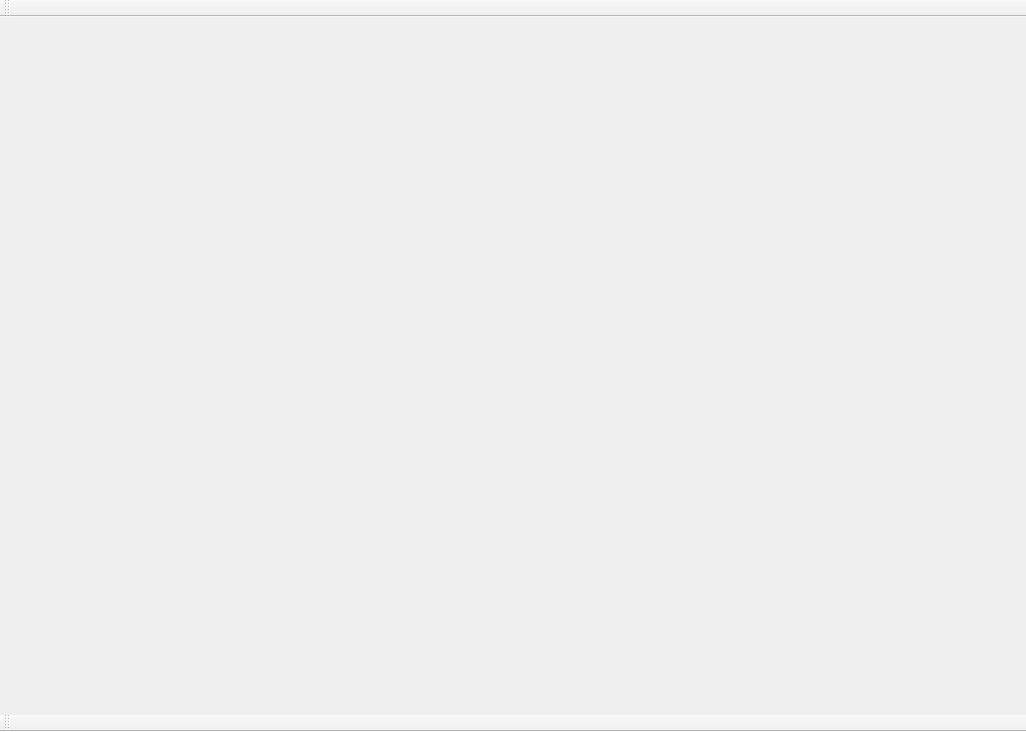
<?xml version="1.0" encoding="UTF-8"?>
<ui version="4.0">
 <class>wasm</class>
 <widget class="QMainWindow" name="wasm">
  <property name="geometry">
   <rect>
    <x>0</x>
    <y>0</y>
    <width>1026</width>
    <height>732</height>
   </rect>
  </property>
  <property name="windowTitle">
   <string>MainWindow</string>
  </property>
  <widget class="QWidget" name="centralwidget">
   <layout class="QVBoxLayout" name="verticalLayout_2">
    <property name="leftMargin">
     <number>0</number>
    </property>
    <property name="topMargin">
     <number>0</number>
    </property>
    <property name="rightMargin">
     <number>0</number>
    </property>
    <property name="bottomMargin">
     <number>0</number>
    </property>
    <item>
     <widget class="QScrollArea" name="scrollArea">
      <property name="frameShape">
       <enum>QFrame::NoFrame</enum>
      </property>
      <property name="frameShadow">
       <enum>QFrame::Plain</enum>
      </property>
      <property name="lineWidth">
       <number>0</number>
      </property>
      <property name="widgetResizable">
       <bool>true</bool>
      </property>
      <widget class="QWidget" name="scrollAreaWidgetContents">
       <property name="geometry">
        <rect>
         <x>0</x>
         <y>0</y>
         <width>1012</width>
         <height>3912</height>
        </rect>
       </property>
       <layout class="QVBoxLayout" name="verticalLayout">
        <property name="spacing">
         <number>0</number>
        </property>
        <property name="leftMargin">
         <number>0</number>
        </property>
        <property name="topMargin">
         <number>0</number>
        </property>
        <property name="rightMargin">
         <number>0</number>
        </property>
        <property name="bottomMargin">
         <number>0</number>
        </property>
        <item>
         <widget class="QLabel" name="label">
          <property name="font">
           <font>
            <pointsize>11</pointsize>
           </font>
          </property>
          <property name="contextMenuPolicy">
           <enum>Qt::NoContextMenu</enum>
          </property>
          <property name="lineWidth">
           <number>0</number>
          </property>
          <property name="text">
           <string/>
          </property>
          <property name="pixmap">
           <pixmap resource="res.qrc">:/gfx/Sheet.png</pixmap>
          </property>
         </widget>
        </item>
        <item>
         <widget class="QLabel" name="optLabel">
          <property name="enabled">
           <bool>true</bool>
          </property>
          <property name="lineWidth">
           <number>0</number>
          </property>
          <property name="midLineWidth">
           <number>1</number>
          </property>
          <property name="text">
           <string/>
          </property>
          <property name="pixmap">
           <pixmap resource="res.qrc">:/gfx/Page3.png</pixmap>
          </property>
         </widget>
        </item>
       </layout>
      </widget>
     </widget>
    </item>
   </layout>
  </widget>
  <widget class="QToolBar" name="menuBar">
   <property name="windowTitle">
    <string>toolBar</string>
   </property>
   <attribute name="toolBarArea">
    <enum>TopToolBarArea</enum>
   </attribute>
   <attribute name="toolBarBreak">
    <bool>false</bool>
   </attribute>
  </widget>
  <widget class="QToolBar" name="toolBar">
   <property name="windowTitle">
    <string>toolBar_2</string>
   </property>
   <attribute name="toolBarArea">
    <enum>BottomToolBarArea</enum>
   </attribute>
   <attribute name="toolBarBreak">
    <bool>false</bool>
   </attribute>
  </widget>
 </widget>
 <resources>
  <include location="res.qrc"/>
 </resources>
 <connections/>
</ui>
